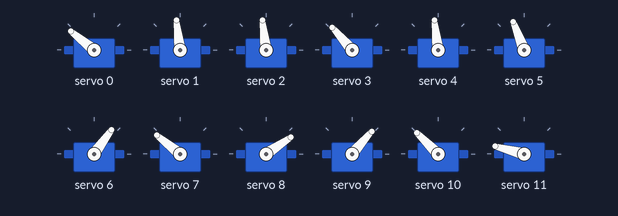
The sketch below on a simulated Arduino Uno, built with avr-gcc and run on an emulated ATmega328P. Shown: 12 × servo.

Above: at 0.05 s.
At 0.2 s:
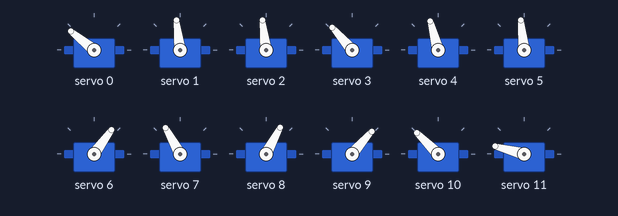
At 0.7 s:
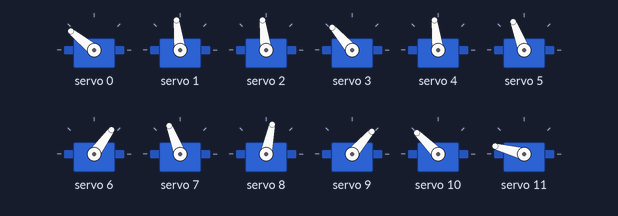
At 1.4 s:
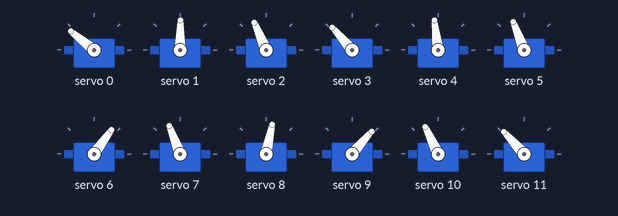
Timing chart, 0 to 3.3 s (numbered marks = the images above):
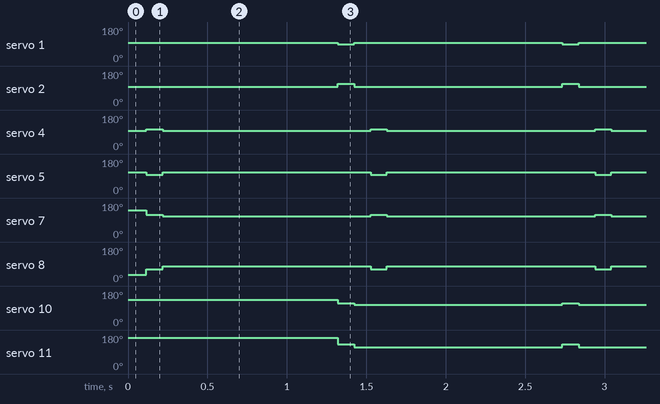

The sketch:

6servo.ino
```cpp
#include <Wire.h>
#include <Adafruit_PWMServoDriver.h>

// Create a servo driver object
Adafruit_PWMServoDriver pwm= Adafruit_PWMServoDriver();

// Define the minimum and maximum pulse width for your servo (adjust according to your servo's specification)
#define SERVOMIN  160 // Minimum pulse length (microseconds)
#define SERVOMAX  600 // Maximum pulse length (microseconds)

// Define the number of the servo channel you want to control
#define SERVO_0 0 // Example channel
#define SERVO_1 1
#define SERVO_2 2
#define SERVO_3 3
#define SERVO_4 4
#define SERVO_5 5
#define SERVO_6 6
#define SERVO_7 7
#define SERVO_8 8
#define SERVO_9 9
#define SERVO_10 10
#define SERVO_11 11


void setup() {
  Serial.begin(9600);
  pwm.begin();
  pwm.setPWMFreq(60);  // Analog servos run at ~60 Hz updates
  pwm.setPWM(SERVO_0,0,val(135));
  pwm.setPWM(SERVO_1,0,val(90));
  pwm.setPWM(SERVO_2,0,val(90));
  pwm.setPWM(SERVO_3,0,val(125));
  pwm.setPWM(SERVO_4,0,val(90));
  pwm.setPWM(SERVO_5,0,val(105));
  pwm.setPWM(SERVO_6,0,val(45));
  pwm.setPWM(SERVO_7,0,val(135));
  pwm.setPWM(SERVO_8,0,val(25));
  pwm.setPWM(SERVO_9,0,val(40));
  pwm.setPWM(SERVO_10,0,val(130));
  pwm.setPWM(SERVO_11,0,val(160));
}

int val(int deg){
  int value=map(deg,0,180,SERVOMIN,SERVOMAX);
  return value;
}
const int l0=val(135),l1=val(90),l2=val(90),l3=val(125),l4=val(90),l5=val(105),l6=val(45),l7=val(105),l8=val(70),l9=val(40),l10=val(100),l11=val(110);

void loop() {
  // forward

  for (int p1 = l4+20, p2=l5-40, p3 = l7+20, p4 = l8-40; p1 >= l4 && p2 <= l5 && p3 >= l7 && p4<= l8; p1-=val(1),p2+=val(2),p3-=val(1),p4+=val(2)){
    delay(100);
    pwm.setPWM(SERVO_4,0,p1);
    pwm.setPWM(SERVO_5,0,p2);
    pwm.setPWM(SERVO_7,0,p3);
    pwm.setPWM(SERVO_8,0,p4);
  }
  for (int p1 = l4, p2=l5, p3 = l7, p4 = l8; p1 <= l4+20 && p2 >= l5-40 && p3 <= l7+20 && p4 >= l8-40; p1+=val(1),p2-=val(2),p3+=val(1),p4-=val(2)){
    delay(100);
    pwm.setPWM(SERVO_4,0,p1);//15deg
    pwm.setPWM(SERVO_5,0,p2);//30deg
    pwm.setPWM(SERVO_7,0,p3);
    pwm.setPWM(SERVO_8,0,p4);
  }
  delay(1000);

  for (int p1 = l1-20,p2=l2+40,p3 = l10+20,p4 = l11+40; p1 <= l1 && p2 >= l2 && p3 >= l10 && p4>= l11; p1+=val(1),p2-=val(2),p3-=val(1),p4-=val(2)){
    delay(100);
    pwm.setPWM(SERVO_1,0,p1);
    pwm.setPWM(SERVO_2,0,p2);
    pwm.setPWM(SERVO_10,0,p3);
    pwm.setPWM(SERVO_11,0,p4);
  }
  for (int p1 = l1,p2=l2,p3 = l10,p4 = l11; p1 >= l1-20 && p2 <= l2+40 && p3 <= l10+20 && p4<= l11+40; p1-=val(1),p2+=val(2),p3+=val(1),p4+=val(2)){
    delay(100);
    pwm.setPWM(SERVO_1,0,p1);
    pwm.setPWM(SERVO_2,0,p2);
    pwm.setPWM(SERVO_10,0,p3);
    pwm.setPWM(SERVO_11,0,p4);
  // int time=0;
  // int inc1=val(5);
  // int inc2=val(7.5);
  // int curr1=90;
  // int curr2=105;
  // while(time<4){
  //   curr1+=inc1;
  //   curr2-=inc2;
  //   pwm.setPWM(SERVO_4,0,curr1);
  //   pwm.setPWM(SERVO_5,0,curr2);
  //   delay(1000);
  //   time++;
  // }
  //   time=0;
  //   while(time<4){
  //   curr1-=inc1;
  //   curr2+=inc2;
  //   pwm.setPWM(SERVO_4,0,curr1);
  //   pwm.setPWM(SERVO_5,0,curr2);
  //   delay(1000);
  //   time++;
  // }
  // for (int p1 = val(110),p2=val(65),p3 = val(105),p4 = val(50); p1 >= val(90) && p2 <= val(105) && p3 >= val(85) && p4<= val(90); p1-=val(2.5),p2+=val(5),p3-=val(2.5),p4+=val(5)){
  //   delay(1000);
  //   pwm.setPWM(SERVO_4,0,p1);
  //   pwm.setPWM(SERVO_5,0,p2);
  //   pwm.setPWM(SERVO_7,0,p3);
  //   pwm.setPWM(SERVO_8,0,p4);
  // }
  // for (int p1 = val(90),p2=val(105),p3 = val(85),p4 = val(90); p1 <= val(110) && p2 >= val(65) && p3 <= val(105) && p4>= val(50); p1+=val(2.5),p2-=val(5),p3+=val(2.5),p4-=val(5)){
  //   delay(1000);
  //   pwm.setPWM(SERVO_4,0,p1);//20deg
  //   pwm.setPWM(SERVO_5,0,p2);//40deg
  //   pwm.setPWM(SERVO_7,0,p3);
  //   pwm.setPWM(SERVO_8,0,p4);
  // }

  // delay(2000);

  // for (int p1 = val(70),p2=val(130),p3 = val(110),p4 = val(130); p1 <= val(90) && p2 >= val(90) && p3 >= val(90) && p4>= val(90); p1+=val(2.5),p2-=val(5),p3-=val(2.5),p4-=val(5)){
  //   delay(1000);
  //   pwm.setPWM(SERVO_1,0,p1);
  //   pwm.setPWM(SERVO_2,0,p2);
  //   pwm.setPWM(SERVO_10,0,p3);
  //   pwm.setPWM(SERVO_11,0,p4);
  // }
  // for (int p1 = val(90),p2=val(90),p3 = val(90),p4 = val(90); p1 >= val(70) && p2 <= val(130) && p3 <= val(110) && p4<= val(130); p1-=val(2.5),p2+=val(5),p3+=val(2.5),p4+=val(5)){
  //   delay(1000);
  //   pwm.setPWM(SERVO_1,0,p1);
  //   pwm.setPWM(SERVO_2,0,p2);
  //   pwm.setPWM(SERVO_10,0,p3);
  //   pwm.setPWM(SERVO_11,0,p4);
  // }

  }
  // for (int pulselen = val2; pulselen > val1; pulselen--){
  //   pwm.setPWM(SERVO_1,0,pulselen);
  //   delay(100);
  // }
  // Serial.println(pwm.getPWM(SERVO_1,true));
  // for (int pulselen = SERVOMIN; pulselen < SERVOMAX; pulselen++) {
  //   pwm.setPWM(SERVO_1, 0, pulselen);
  //   pwm.setPWM(SERVO_2, 0, pulselen);
  //   delay(10);
  // }


  // Move the servo from maximum to minimum position
  // for (int pulselen = SERVOMAX; pulselen > SERVOMIN; pulselen--) {
  //   uint16_t onTime=pwm.getPWM(SERVO_1,true);
  //   Serial.println(onTime);
  //   pwm.setPWM(SERVO_1, 0, pulselen);
  //   pwm.setPWM(SERVO_2, 0, pulselen);
  //   delay(100);
  // }

}
```

Measured:
- by itself, servo 1: alternates 97° for 1.3 s and 89° for 0.10 s
- by itself, servo 2: alternates 113° for 0.10 s and 97° for 1.3 s
- by itself, servo 4: alternates 105° for 0.10 s and 97° for 1.3 s
- by itself, servo 5: alternates 111° for 1.3 s and 96° for 0.10 s
- by itself, servo 7: alternates 119° for 0.10 s and 111° for 1.3 s
- by itself, servo 8: alternates 78° for 1.3 s and 62° for 0.10 s
- by itself, servo 10: alternates 115° for 0.10 s and 107° for 1.3 s
- by itself, servo 11: alternates 132° for 0.10 s and 116° for 1.3 s
